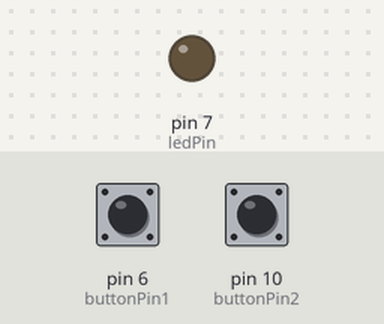
Simulated run of this sketch. Board: Arduino Leonardo, built with avr-gcc and run on an emulated ATmega32U4. Parts: output pins drawn as LEDs (lit = HIGH). The test bench sets the inputs (shaded band); at power-on: pin 10 (buttonPin2) HIGH, pin 6 (buttonPin1) HIGH. USB keyboard and mouse output is not drawn.

Above: at 1.2 s.
1.3 s: pin 10 (buttonPin2) pulled LOW for 0.15 s
At 2.0 s:
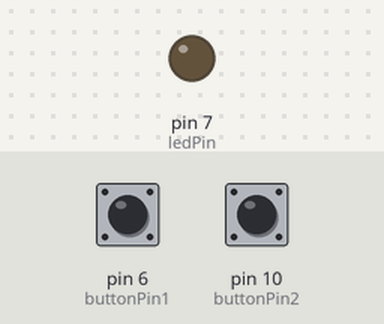
3.0 s: pin 10 (buttonPin2) pulled LOW for 1 s
At 3.4 s:
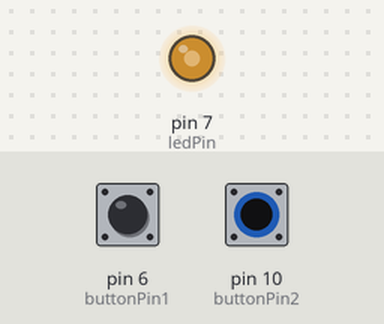
5.5 s: pin 10 (buttonPin2) pulled LOW for 3.2 s
At 10.2 s:
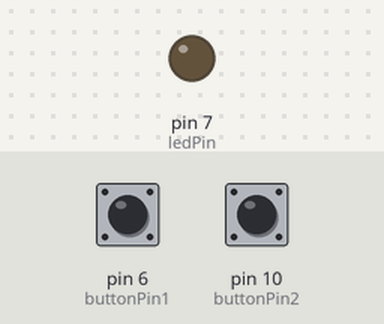
Timing chart, 0 to 11.7 s (numbered marks = the images above; inputs shaded):
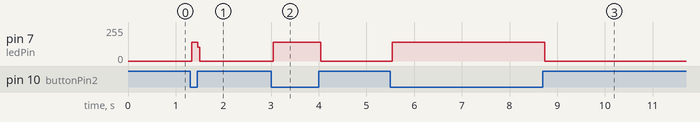

Measured:
- after the input at 1.3 s, pin 7 (ledPin): 0/255 → 140/255 at once, → 0/255 0.12 s later
- after the input at 3.0 s, pin 7 (ledPin): 0/255 → 140/255 at once, → 0/255 1.0 s later
- after the input at 5.5 s, pin 7 (ledPin): 0/255 → 140/255 at once, → 0/255 3.2 s later

The sketch:

CAGC_button.ino
```cpp
#include <Keyboard.h>

/*
This is code that I use in my class Costumes as Game Controllers to teach building switches using Adafruit's FLORA.
It's a mash up of the following examples:

    DigitalInputPull example on the Arduino IDE.
    Arduino Debounce Tutorial http://arduino.cc/en/Tutorial/Debounce
    Arduino Mouse Keyboard http://arduino.cc/en/Reference/MouseKeyboard
 */

// constants won't change. They're used here to
// set pin numbers:
const int buttonPin1 = 6;  // the number of the pushbutton pin
const int buttonPin2 = 10;
const int ledPin =  7;      // the number of the LED pin

// variables will change:
int buttonState1 = 0;         // variable for reading the pushbutton status
int lastButtonState1 = 0;   //FOR DEBOUNCING

int buttonState2 = 0;
int lastButtonState2 = 0;

void setup() {
  // initialize the LED pin as an output:aaaaaaaaaaaaaaa
  pinMode(ledPin, OUTPUT);
  // initialize the pushbutton pin as an input:
  pinMode(buttonPin1, INPUT_PULLUP);
  pinMode(buttonPin2, INPUT_PULLUP);

  Keyboard.begin(); // FOR KEYBOARD STROKE
}

void loop(){
  // read the state of the pushbutton value:
  buttonState1 = digitalRead(buttonPin1);
  buttonState2 = digitalRead(buttonPin2);

  // check if the pushbutton is pressed.
  // if it is, the buttonState is LOW:
  //if (buttonState == LOW) {
  if (buttonState1 == LOW && lastButtonState1 == LOW && buttonState2 == LOW && lastButtonState2 == LOW) {  //FOR DEBOUNCING
    // turn LED on:
    Keyboard.press(' '); //FOR KEYBOARD STROKE
    digitalWrite(ledPin, HIGH);
  }
  else {
    // turn LED off:
    Keyboard.release(' ');//FOR KEYBOARD STROKE
    digitalWrite(ledPin, LOW);
  }
    lastButtonState1 = buttonState1;
    lastButtonState2 = buttonState2;///FOR DEBOUNCING


  if (buttonState2 == LOW && lastButtonState2 == LOW) {  //FOR DEBOUNCING
    // turn LED on:
    Keyboard.press('x'); //FOR KEYBOARD STROKE
    digitalWrite(ledPin, HIGH);
  }
  else {
    // turn LED off:
    Keyboard.release('x');//FOR KEYBOARD STROKE
    digitalWrite(ledPin, LOW);
  }
    lastButtonState2 = buttonState2; ///FOR DEBOUNCING
}
```
